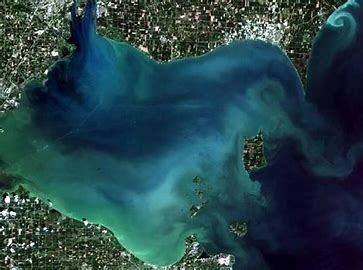
#> input picture Backend/lake_size/images/pond1.jpg, 363 x 270 px
$ python -i preprocessing_service.py   (imports and definitions only)
#> lines starting #> are read from the running program, lines starting #| are printed output that depends on the picture
"""
SAR Image Preprocessing Service.
Handles SAR image preprocessing for GLOF detection.
"""
import os
import numpy as np
import cv2
from pathlib import Path
from typing import Union, Tuple
from skimage.restoration import denoise_bilateral
from sklearn.preprocessing import StandardScaler


class SARPreprocessor:
    """Preprocesses SAR images for CNN model input."""

    def __init__(self, target_size: Tuple[int, int] = (128, 128)):
        """
        Initialize preprocessor.

        Args:
            target_size: Target image dimensions (height, width)
        """
        self.target_size = target_size

    def read_image(self, image_path: Union[str, Path]) -> np.ndarray:
        """
        Read SAR image from file.

        Args:
            image_path: Path to image file

        Returns:
            Grayscale image as numpy array
        """
#> called with image_path = '../lake_size/images/pond1.jpg'
        image_path = str(image_path)

        # Try to read as grayscale first
        image = cv2.imread(image_path, cv2.IMREAD_GRAYSCALE)
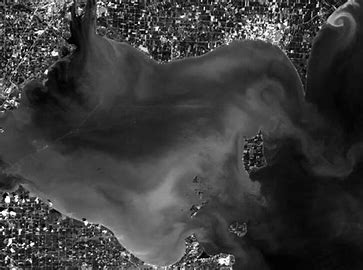
#> image: shape (270, 363); min 0, max 255, mean 60.5

        if image is None:
            raise ValueError(f"Could not read image: {image_path}")

        return image

    def speckle_filter(self, image: np.ndarray) -> np.ndarray:
        """
        Apply speckle noise reduction using bilateral filter.

        Args:
            image: Input grayscale image

        Returns:
            Filtered image
        """
        # Convert to float for bilateral filter
        image_float = image.astype(np.float64) / 255.0
        filtered = denoise_bilateral(image_float, sigma_color=0.05, sigma_spatial=15)
        return filtered

    def convert_to_sigma0(self, image: np.ndarray) -> np.ndarray:
        """
        Convert digital numbers to sigma0 (radar backscatter coefficient).

        Args:
            image: Input image in DN values

        Returns:
            Image in dB scale
        """
        # Replace zeros/negatives with small positive value to avoid log errors
        image = np.where(image > 0, image, 1e-10)
        sigma0 = 10 * np.log10(image)
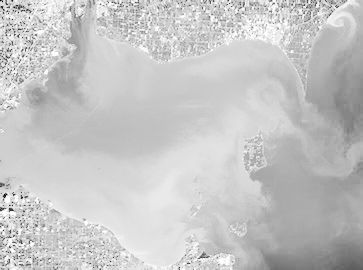
#> sigma0: shape (270, 363) float64; min -33.29, max -0.0759, mean -7.43; drawn with min black and max white
        return sigma0

    def clean_image(self, image: np.ndarray) -> np.ndarray:
        """
        Clean image by replacing infinities and NaNs with mean value.

        Args:
            image: Input image

        Returns:
            Cleaned image
        """
        finite_mask = np.isfinite(image)
#> finite_mask: shape (270, 363) bool; every value is 1
        if np.any(finite_mask):
            mean_value = np.mean(image[finite_mask])
#> mean_value = -7.43
            image = np.where(finite_mask, image, mean_value)
        return image

    def normalize(self, image: np.ndarray) -> np.ndarray:
        """
        Normalize image to 0-1 range.

        Args:
            image: Input image

        Returns:
            Normalized image
        """
        min_val = np.min(image)
#> min_val = -33.29
        max_val = np.max(image)
#> max_val = -0.0759

        if max_val - min_val > 0:
            normalized = (image - min_val) / (max_val - min_val)
        else:
            normalized = np.zeros_like(image)

        return normalized

    def resize(self, image: np.ndarray) -> np.ndarray:
        """
        Resize image to target size.

        Args:
            image: Input image

        Returns:
            Resized image
        """
        resized = cv2.resize(image, self.target_size, interpolation=cv2.INTER_LINEAR)
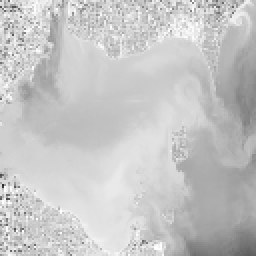
#> resized: shape (128, 128) float64 (shown 2 times larger); min 0.174, max 1, mean 0.779
        return resized

    def preprocess(self, image_path: Union[str, Path]) -> np.ndarray:
        """
        Full preprocessing pipeline for SAR image.

        Args:
            image_path: Path to SAR image

        Returns:
            Preprocessed image ready for model input (shape: 1, H, W, 3)
        """
        # Read image
        image = self.read_image(image_path)

        # Apply speckle filter
        filtered = self.speckle_filter(image)

        # Convert to sigma0
        sigma0 = self.convert_to_sigma0(filtered)

        # Clean infinities/NaNs
        cleaned = self.clean_image(sigma0)

        # Normalize to 0-1
        normalized = self.normalize(cleaned)

        # Resize to target size
        resized = self.resize(normalized)

        # Convert to RGB (duplicate grayscale to 3 channels for CNN)
        rgb_image = np.stack([resized, resized, resized], axis=-1)

        # Add batch dimension
        batch_image = np.expand_dims(rgb_image, axis=0)

        return batch_image.astype(np.float32)

    def preprocess_from_bytes(self, image_bytes: bytes) -> np.ndarray:
        """
        Preprocess image from bytes (for file upload).

        Args:
            image_bytes: Raw image bytes

        Returns:
            Preprocessed image ready for model input
        """
        # Decode image from bytes
        nparr = np.frombuffer(image_bytes, np.uint8)
        image = cv2.imdecode(nparr, cv2.IMREAD_GRAYSCALE)

        if image is None:
            raise ValueError("Could not decode image from bytes")

        # Apply preprocessing (skip read step)
        filtered = self.speckle_filter(image)
        sigma0 = self.convert_to_sigma0(filtered)
        cleaned = self.clean_image(sigma0)
        normalized = self.normalize(cleaned)
        resized = self.resize(normalized)

        # Convert to RGB and add batch dimension
        rgb_image = np.stack([resized, resized, resized], axis=-1)
        batch_image = np.expand_dims(rgb_image, axis=0)

        return batch_image.astype(np.float32)

>>> result = SARPreprocessor().preprocess('../lake_size/images/pond1.jpg')
